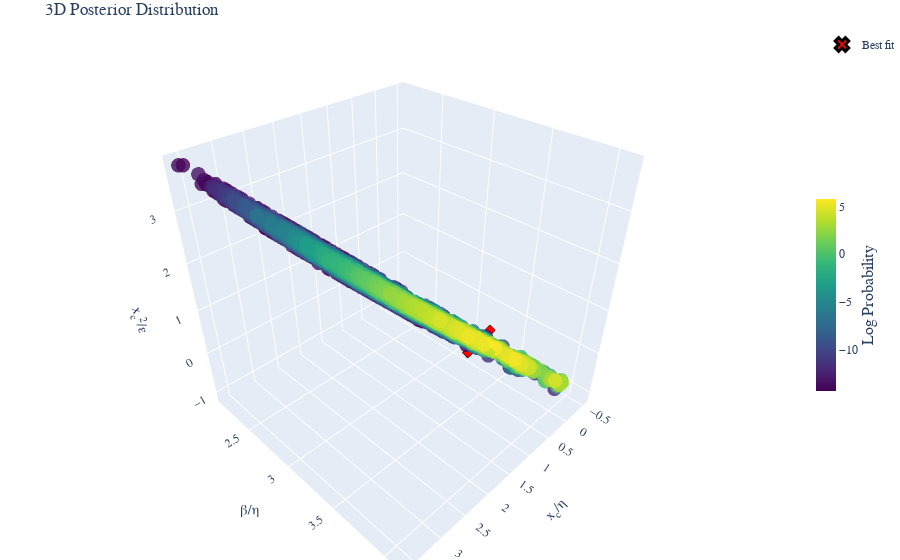

The cell this chart's notebook holds for it:
### Code cell
post.bins =None
fig =post.plot_posterior3D_interactive([0,1,2],labels=["$x_c/\\eta$","$\\beta/\\eta$","$x_c^2/\\epsilon$","$x_c$","ExtH"], truths=np.log(best_theta_trans),truth_label="Best fit" )
# Save the figure using matplotlib's savefig instead of plotly's write_image
fig.show()
# Save the figure as HTML
html_file_name=file.replace('_post.csv','_3D')
html_path = os.path.join(Products_folder, 'html_3d_plots', f'{html_file_name}.html')
# Create directory if it doesn't exist
os.makedirs(os.path.dirname(html_path), exist_ok=True)
fig.write_html(html_path)

### Figure 1 — Plotly figure (JSON) as saved in the notebook; plotly's stock layout.template omitted (floating-point values rounded to 4 significant figures; data arrays with more than 128 entries replaced by an {"elided": "..."} marker saying what was removed)
{"data": [{"marker": {"color": {"elided": "5426 float values"}, "colorbar": {"len": 0.4, "thickness": 20, "title": {"font": {"size": 16}, "side": "right", "text": "Log Probability"}, "x": 1.0, "y": 0.5}, "colorscale": [[0.0, "#440154"], [0.1111, "#482878"], [0.2222, "#3e4989"], [0.3333, "#31688e"], [0.4444, "#26828e"], [0.5556, "#1f9e89"], [0.6667, "#35b779"], [0.7778, "#6ece58"], [0.8889, "#b5de2b"], [1.0, "#fde725"]], "opacity": 0.8, "size": 5}, "mode": "markers", "name": "Posterior", "scene": "scene", "showlegend": false, "type": "scatter3d", "x": {"elided": "5426 float values"}, "y": {"elided": "5426 float values"}, "z": {"elided": "5426 float values"}}, {"marker": {"color": "red", "line": {"color": "black", "width": 3}, "size": 12, "symbol": "x"}, "mode": "markers", "name": "Best fit", "scene": "scene", "showlegend": true, "type": "scatter3d", "x": [0.03316], "y": [3.274], "z": [-0.5263]}], "layout": {"font": {"family": "Computer Modern"}, "margin": {"b": 0, "l": 0, "r": 0, "t": 30}, "scene": {"aspectmode": "cube", "xaxis": {"exponentformat": "e", "showexponent": "all", "title": {"font": {"size": 14}, "text": "x<sub>c</sub>/η"}}, "yaxis": {"exponentformat": "e", "showexponent": "all", "title": {"font": {"size": 14}, "text": "β/η"}}, "zaxis": {"exponentformat": "e", "showexponent": "all", "title": {"font": {"size": 14}, "text": "x<sub>c</sub><sup>2</sup>/ε"}}}, "title": {"text": "3D Posterior Distribution"}}}
